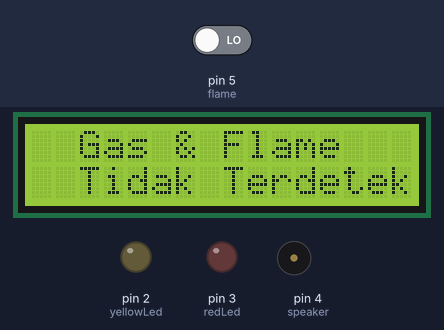
The sketch below on a simulated Arduino Uno, built with avr-gcc and run on an emulated ATmega328P. Parts: 16×2 character LCD, output pins drawn as LEDs (lit = HIGH), buzzer (waves = sounding, pin HIGH). The test bench sets the inputs (shaded band); at power-on: pin 5 (flame) LOW. Pins used as bus, display or sensor lines are not drawn; what the sketch prints to the serial monitor is not drawn.

Above: at 3.2 s.
3.3 s: pin 5 (flame) driven HIGH
At 3.7 s:
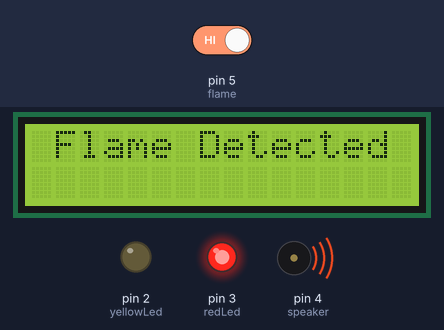
5.6 s: pin 5 (flame) driven LOW
At 5.77 s:
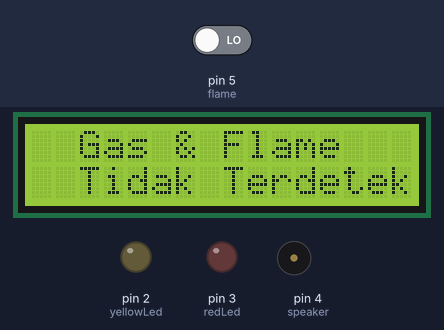
Timing chart, 0 to 8.6 s (numbered marks = the images above; inputs shaded):
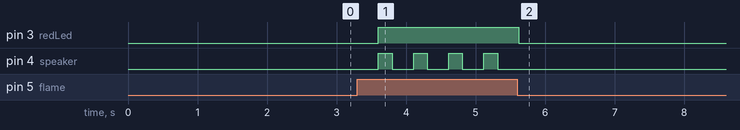

Measured:
- after the input at 3.3 s, pin 3 (redLed): LOW → HIGH after 0.30 s; pin 4 (speaker): alternates HIGH for 0.20 s and LOW for 0.30 s, starting after 0.30 s; the display: first differs from a run without the input after 0.30 s (image 1)
- after the input at 5.6 s, pin 3 (redLed): HIGH → LOW at once; pin 4 (speaker): stops changing and stays LOW; the display: first differs from a run without the input at once (image 2)
- what the display in image 1 shows lasts 0.5 s, from 3.6 s to 4.1 s

The sketch:

uas_157_baru.ino.ino
```cpp
#include <LiquidCrystal.h> //untuk library LCD
LiquidCrystal lcd(11,10,9,8,7,6); // parameternya dari kabel yg masuk ke arduino

int gas = 0; // buat variabel untuk gas
int greenLed = 1; // buat variabel untuk led hijau dengan indikator 1
int yellowLed = 2; // buat variabel untuk led kuning dengan indikator 2
int redLed = 3; // buat variabel untuk led merah dengan indikator 3
int speaker = 4; // buat variabel untuk speaker dengan indikator 4
int flame = 5; // buat variabel untuk flame sensor dengan indikator 5

void setup() {
  // set up kode untuk mendefinisikan peran masing2 variabel
  lcd.begin(16, 2);
  pinMode (gas, INPUT);
  pinMode (flame, INPUT);
  pinMode (greenLed, OUTPUT);
  pinMode (yellowLed, OUTPUT);
  pinMode (redLed, OUTPUT);
  pinMode (speaker, OUTPUT);

  // inisial serial monitor
  Serial.begin(9600);

  // menampilkan identitas
  lcd.setCursor(0, 0);
  lcd.print("adam sulton");
  lcd.setCursor(0, 1);
  lcd.print("1462100157");
  delay(2000); // Tampilkan selama 2 detik sebelum memulai loop
  lcd.clear();
}

void loop() {

  // baca aturan sensor
  int gasStatus = digitalRead(gas);
  int flameStatus = digitalRead(flame);

  // cetak status sensor ke serial monitor
  Serial.print("Gas : ");
  Serial.print(gasStatus);
  Serial.print("Flame : ");
  Serial.print(flameStatus);


  // logika aturan sistem

  // situasi tidak ada gas atau api yang terdeteksi. Hanya indikator netral (hijau) yang menyala.
  if (gasStatus == LOW && flameStatus == LOW) {
  // Jika sensor gas dan flame tidak mendeteksi gas dan api
    lcd.setCursor(2, 0); lcd.print("Gas & Flame");
  // Tampilkan "Gas & Flame" di baris pertama LCD, mulai dari kolom ke-2
    lcd.setCursor(2, 1); lcd.print("Tidak Terdeteksi");
  // Tampilkan "Not Detected" di baris kedua LCD, mulai dari kolom ke-2
    digitalWrite(greenLed, HIGH); // Nyalakan LED hijau (netral)
    digitalWrite(yellowLed, LOW); // Matikan LED kuning (indikator gas)
    digitalWrite(redLed, LOW); // Matikan LED merah (indikator api)
    digitalWrite(speaker, LOW); // Matikan speaker
  }

  // situasi hanya sensor gas yang mendeteksi gas. Hanya indikator gas dan suara yang menyala.
  else if (gasStatus == HIGH && flameStatus == LOW) {
  // Jika sensor gas mendeteksi keberadaan gas tapi sensor flame tidak mendeteksi api
    lcd.setCursor(2, 0); lcd.print("Gas Terdeteksi");
  // Tampilkan "Gas Detected" di baris pertama LCD, mulai dari kolom ke-2
    digitalWrite(greenLed, LOW); // Matikan LED hijau (netral)
    digitalWrite(yellowLed, HIGH); // Nyalakan LED kuning (indikator gas)
    digitalWrite(redLed, LOW); // Matikan LED merah (indikator api)
    digitalWrite(speaker, HIGH); // Nyalakan speaker (indikator suara)
    delay(200); // Tunggu selama 200 milidetik
    digitalWrite(speaker, LOW); // Matikan speaker
  }

  // situasi hanya sensor flame yang mendeteksi api. Hanya indikator api dan suara yang menyala.
  else if (gasStatus == LOW && flameStatus == HIGH) {
    // Jika sensor gas tidak mendeteksi gas tapi sensor flame mendeteksi api
    lcd.setCursor(1, 0); lcd.print("Flame Detected");
  // Tampilkan "Flame Detected" di baris pertama LCD, mulai dari kolom ke-1
    digitalWrite(greenLed, LOW); // Matikan LED hijau (netral)
    digitalWrite(yellowLed, LOW); // Matikan LED kuning (indikator gas)
    digitalWrite(redLed, HIGH); // Nyalakan LED merah (indikator api)
    digitalWrite(speaker, HIGH); // Nyalakan speaker (indikator suara)
    delay(200); // Tunggu selama 200 milidetik
    digitalWrite(speaker, LOW); // Matikan speaker
  }

  // blok if 1 : mendeteksi sensor gas dan flame. semua indikator menyala
  else if (gasStatus == HIGH && flameStatus == HIGH) {
  // Jika sensor gas dan flame mendeteksi keberadaan gas dan api
    lcd.setCursor(2, 0); lcd.print("Gas & Flame");
  // Tampilkan "Gas & Flame" di baris pertama LCD, mulai dari kolom ke-2
    lcd.setCursor(4, 1); lcd.print("Terdeteksi");
  // Tampilkan "terdeteksi" di baris kedua LCD, mulai dari kolom ke-4
    digitalWrite(greenLed, LOW); // Matikan LED hijau (netral)
    digitalWrite(yellowLed, HIGH); // Nyalakan LED kuning (indikator gas)
    digitalWrite(redLed, HIGH); // Nyalakan LED merah (indikator api)
    digitalWrite(speaker, HIGH); // Nyalakan speaker (indikator suara)
  }

  delay(300);
  lcd.clear();
}
```
